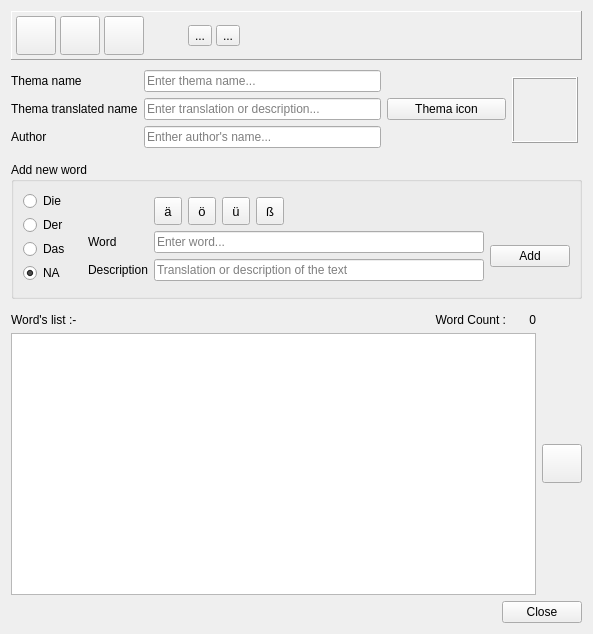
<?xml version="1.0" encoding="UTF-8"?>
<ui version="4.0">
 <class>ThemaBuilder_C</class>
 <widget class="QWidget" name="ThemaBuilder_C">
  <property name="geometry">
   <rect>
    <x>0</x>
    <y>0</y>
    <width>593</width>
    <height>634</height>
   </rect>
  </property>
  <property name="minimumSize">
   <size>
    <width>0</width>
    <height>0</height>
   </size>
  </property>
  <property name="windowTitle">
   <string>Thema builder</string>
  </property>
  <layout class="QGridLayout" name="gridLayout">
   <item row="6" column="0" colspan="6">
    <widget class="QGroupBox" name="groupBox">
     <property name="minimumSize">
      <size>
       <width>0</width>
       <height>0</height>
      </size>
     </property>
     <property name="title">
      <string>Add new word</string>
     </property>
     <layout class="QGridLayout" name="gridLayout_2">
      <item row="0" column="0" rowspan="5">
       <layout class="QVBoxLayout" name="verticalLayout">
        <property name="spacing">
         <number>4</number>
        </property>
        <property name="rightMargin">
         <number>12</number>
        </property>
        <item>
         <widget class="QRadioButton" name="_die_radio">
          <property name="text">
           <string>Die</string>
          </property>
         </widget>
        </item>
        <item>
         <widget class="QRadioButton" name="_der_radio">
          <property name="text">
           <string>Der</string>
          </property>
         </widget>
        </item>
        <item>
         <widget class="QRadioButton" name="_das_radio">
          <property name="text">
           <string>Das</string>
          </property>
         </widget>
        </item>
        <item>
         <widget class="QRadioButton" name="_na_radio">
          <property name="text">
           <string>NA</string>
          </property>
          <property name="checked">
           <bool>true</bool>
          </property>
         </widget>
        </item>
       </layout>
      </item>
      <item row="1" column="2">
       <widget class="QToolButton" name="_a_umlaut_btn">
        <property name="minimumSize">
         <size>
          <width>28</width>
          <height>28</height>
         </size>
        </property>
        <property name="font">
         <font>
          <pointsize>10</pointsize>
         </font>
        </property>
        <property name="toolTip">
         <string>Insert ä - shortcut is &lt;b&gt;Alt + a&lt;/b&gt; or &lt;b&gt;Alt + Shift + a&lt;/b&gt; </string>
        </property>
        <property name="text">
         <string>ä</string>
        </property>
        <property name="iconSize">
         <size>
          <width>16</width>
          <height>16</height>
         </size>
        </property>
       </widget>
      </item>
      <item row="1" column="5">
       <widget class="QToolButton" name="_eszett_btn">
        <property name="minimumSize">
         <size>
          <width>28</width>
          <height>28</height>
         </size>
        </property>
        <property name="font">
         <font>
          <pointsize>10</pointsize>
         </font>
        </property>
        <property name="toolTip">
         <string>Insert ß</string>
        </property>
        <property name="text">
         <string>ß</string>
        </property>
       </widget>
      </item>
      <item row="2" column="1">
       <widget class="QLabel" name="label_5">
        <property name="text">
         <string>Word</string>
        </property>
       </widget>
      </item>
      <item row="1" column="3">
       <widget class="QToolButton" name="_o_umlaut_btn">
        <property name="minimumSize">
         <size>
          <width>28</width>
          <height>28</height>
         </size>
        </property>
        <property name="font">
         <font>
          <pointsize>10</pointsize>
         </font>
        </property>
        <property name="toolTip">
         <string>Insert ö - shortcut is &lt;b&gt;Alt + o&lt;/b&gt; or &lt;b&gt;Alt + Shift + o&lt;/b&gt; </string>
        </property>
        <property name="text">
         <string>ö</string>
        </property>
       </widget>
      </item>
      <item row="1" column="4">
       <widget class="QToolButton" name="_u_umlaut_btn">
        <property name="minimumSize">
         <size>
          <width>28</width>
          <height>28</height>
         </size>
        </property>
        <property name="font">
         <font>
          <pointsize>10</pointsize>
         </font>
        </property>
        <property name="toolTip">
         <string>Insert ü - shortcut is &lt;b&gt;Alt + o&lt;/b&gt; or &lt;b&gt;Alt + Shift + o&lt;/b&gt; </string>
        </property>
        <property name="text">
         <string>ü</string>
        </property>
       </widget>
      </item>
      <item row="2" column="2" colspan="5">
       <widget class="QLineEdit" name="_word_edit">
        <property name="placeholderText">
         <string>Enter word...</string>
        </property>
       </widget>
      </item>
      <item row="1" column="6">
       <spacer name="horizontalSpacer_2">
        <property name="orientation">
         <enum>Qt::Horizontal</enum>
        </property>
        <property name="sizeHint" stdset="0">
         <size>
          <width>40</width>
          <height>20</height>
         </size>
        </property>
       </spacer>
      </item>
      <item row="3" column="1">
       <widget class="QLabel" name="label_6">
        <property name="text">
         <string>Description</string>
        </property>
       </widget>
      </item>
      <item row="3" column="2" colspan="5">
       <widget class="QLineEdit" name="_desc_edit">
        <property name="placeholderText">
         <string>Translation or description of the text</string>
        </property>
       </widget>
      </item>
      <item row="2" column="7" rowspan="2">
       <widget class="QPushButton" name="_add_btn">
        <property name="toolTip">
         <string>Add word to thema.</string>
        </property>
        <property name="text">
         <string>Add</string>
        </property>
       </widget>
      </item>
     </layout>
    </widget>
   </item>
   <item row="0" column="0" colspan="6">
    <widget class="QFrame" name="frame">
     <property name="minimumSize">
      <size>
       <width>0</width>
       <height>0</height>
      </size>
     </property>
     <property name="frameShape">
      <enum>QFrame::Panel</enum>
     </property>
     <property name="frameShadow">
      <enum>QFrame::Raised</enum>
     </property>
     <layout class="QHBoxLayout" name="horizontalLayout_2">
      <property name="spacing">
       <number>4</number>
      </property>
      <property name="leftMargin">
       <number>4</number>
      </property>
      <property name="topMargin">
       <number>4</number>
      </property>
      <property name="rightMargin">
       <number>4</number>
      </property>
      <property name="bottomMargin">
       <number>4</number>
      </property>
      <item>
       <widget class="QToolButton" name="_new_btn">
        <property name="minimumSize">
         <size>
          <width>0</width>
          <height>0</height>
         </size>
        </property>
        <property name="toolTip">
         <string>New thema file.</string>
        </property>
        <property name="text">
         <string/>
        </property>
        <property name="icon">
         <iconset resource="resources.qrc">
          <normaloff>:/res/resources/new_file.png</normaloff>:/res/resources/new_file.png</iconset>
        </property>
        <property name="iconSize">
         <size>
          <width>32</width>
          <height>32</height>
         </size>
        </property>
       </widget>
      </item>
      <item>
       <widget class="QToolButton" name="_open_btn">
        <property name="minimumSize">
         <size>
          <width>0</width>
          <height>0</height>
         </size>
        </property>
        <property name="toolTip">
         <string>Open thema file.</string>
        </property>
        <property name="text">
         <string/>
        </property>
        <property name="icon">
         <iconset resource="resources.qrc">
          <normaloff>:/res/resources/open.png</normaloff>:/res/resources/open.png</iconset>
        </property>
        <property name="iconSize">
         <size>
          <width>32</width>
          <height>32</height>
         </size>
        </property>
       </widget>
      </item>
      <item>
       <widget class="QToolButton" name="_save_btn">
        <property name="minimumSize">
         <size>
          <width>0</width>
          <height>0</height>
         </size>
        </property>
        <property name="toolTip">
         <string>Save thema.</string>
        </property>
        <property name="text">
         <string/>
        </property>
        <property name="icon">
         <iconset resource="resources.qrc">
          <normaloff>:/res/resources/save.png</normaloff>:/res/resources/save.png</iconset>
        </property>
        <property name="iconSize">
         <size>
          <width>32</width>
          <height>32</height>
         </size>
        </property>
       </widget>
      </item>
      <item>
       <spacer name="horizontalSpacer_3">
        <property name="orientation">
         <enum>Qt::Horizontal</enum>
        </property>
        <property name="sizeType">
         <enum>QSizePolicy::Fixed</enum>
        </property>
        <property name="sizeHint" stdset="0">
         <size>
          <width>40</width>
          <height>20</height>
         </size>
        </property>
       </spacer>
      </item>
      <item>
       <widget class="QToolButton" name="_import_data_btn">
        <property name="toolTip">
         <string>Import csv</string>
        </property>
        <property name="text">
         <string>...</string>
        </property>
        <property name="icon">
         <iconset resource="resources.qrc">
          <normaloff>:/res/resources/import.png</normaloff>:/res/resources/import.png</iconset>
        </property>
        <property name="iconSize">
         <size>
          <width>32</width>
          <height>32</height>
         </size>
        </property>
       </widget>
      </item>
      <item>
       <widget class="QToolButton" name="_export_data_btn">
        <property name="toolTip">
         <string>Export csv</string>
        </property>
        <property name="text">
         <string>...</string>
        </property>
        <property name="icon">
         <iconset resource="resources.qrc">
          <normaloff>:/res/resources/export.png</normaloff>:/res/resources/export.png</iconset>
        </property>
        <property name="iconSize">
         <size>
          <width>32</width>
          <height>32</height>
         </size>
        </property>
       </widget>
      </item>
      <item>
       <spacer name="horizontalSpacer">
        <property name="orientation">
         <enum>Qt::Horizontal</enum>
        </property>
        <property name="sizeHint" stdset="0">
         <size>
          <width>40</width>
          <height>20</height>
         </size>
        </property>
       </spacer>
      </item>
     </layout>
    </widget>
   </item>
   <item row="8" column="4">
    <widget class="QLabel" name="_word_count_lbl">
     <property name="maximumSize">
      <size>
       <width>24</width>
       <height>16777215</height>
      </size>
     </property>
     <property name="text">
      <string>0</string>
     </property>
     <property name="alignment">
      <set>Qt::AlignRight|Qt::AlignTrailing|Qt::AlignVCenter</set>
     </property>
    </widget>
   </item>
   <item row="2" column="4" rowspan="3" colspan="2">
    <widget class="QLabel" name="_icon_lbl">
     <property name="minimumSize">
      <size>
       <width>66</width>
       <height>66</height>
      </size>
     </property>
     <property name="maximumSize">
      <size>
       <width>64</width>
       <height>64</height>
      </size>
     </property>
     <property name="frameShape">
      <enum>QFrame::Box</enum>
     </property>
     <property name="frameShadow">
      <enum>QFrame::Raised</enum>
     </property>
     <property name="lineWidth">
      <number>1</number>
     </property>
     <property name="text">
      <string/>
     </property>
     <property name="pixmap">
      <pixmap resource="resources.qrc">:/res/resources/thema_generic.png</pixmap>
     </property>
    </widget>
   </item>
   <item row="4" column="1" colspan="2">
    <widget class="QLineEdit" name="_author_name_edit">
     <property name="placeholderText">
      <string>Enther author's name...</string>
     </property>
    </widget>
   </item>
   <item row="2" column="1" colspan="2">
    <widget class="QLineEdit" name="_thema_name_edit">
     <property name="placeholderText">
      <string>Enter thema name...</string>
     </property>
    </widget>
   </item>
   <item row="3" column="1" colspan="2">
    <widget class="QLineEdit" name="_thema_tr_name_edit">
     <property name="placeholderText">
      <string>Enter translation or description...</string>
     </property>
    </widget>
   </item>
   <item row="9" column="0" colspan="5">
    <widget class="QListWidget" name="_word_list">
     <property name="alternatingRowColors">
      <bool>true</bool>
     </property>
     <property name="selectionMode">
      <enum>QAbstractItemView::ExtendedSelection</enum>
     </property>
     <property name="uniformItemSizes">
      <bool>true</bool>
     </property>
    </widget>
   </item>
   <item row="8" column="3">
    <widget class="QLabel" name="label_8">
     <property name="text">
      <string>Word Count :</string>
     </property>
     <property name="alignment">
      <set>Qt::AlignRight|Qt::AlignTrailing|Qt::AlignVCenter</set>
     </property>
    </widget>
   </item>
   <item row="4" column="0">
    <widget class="QLabel" name="label_3">
     <property name="sizePolicy">
      <sizepolicy hsizetype="Maximum" vsizetype="Preferred">
       <horstretch>0</horstretch>
       <verstretch>0</verstretch>
      </sizepolicy>
     </property>
     <property name="text">
      <string>Author</string>
     </property>
    </widget>
   </item>
   <item row="7" column="0" colspan="6">
    <spacer name="verticalSpacer">
     <property name="orientation">
      <enum>Qt::Vertical</enum>
     </property>
     <property name="sizeType">
      <enum>QSizePolicy::Fixed</enum>
     </property>
     <property name="sizeHint" stdset="0">
      <size>
       <width>20</width>
       <height>8</height>
      </size>
     </property>
    </spacer>
   </item>
   <item row="10" column="0" colspan="6">
    <widget class="QDialogButtonBox" name="_btn_box">
     <property name="standardButtons">
      <set>QDialogButtonBox::Close</set>
     </property>
    </widget>
   </item>
   <item row="9" column="5">
    <widget class="QToolButton" name="_delete_btn">
     <property name="toolTip">
      <string>Delete selected words.</string>
     </property>
     <property name="icon">
      <iconset resource="resources.qrc">
       <normaloff>:/res/resources/delete.png</normaloff>:/res/resources/delete.png</iconset>
     </property>
     <property name="iconSize">
      <size>
       <width>32</width>
       <height>32</height>
      </size>
     </property>
    </widget>
   </item>
   <item row="8" column="0" colspan="3">
    <widget class="QLabel" name="label_4">
     <property name="text">
      <string>Word's list :-</string>
     </property>
    </widget>
   </item>
   <item row="5" column="0" colspan="3">
    <spacer name="verticalSpacer_2">
     <property name="orientation">
      <enum>Qt::Vertical</enum>
     </property>
     <property name="sizeType">
      <enum>QSizePolicy::Fixed</enum>
     </property>
     <property name="sizeHint" stdset="0">
      <size>
       <width>20</width>
       <height>8</height>
      </size>
     </property>
    </spacer>
   </item>
   <item row="2" column="0">
    <widget class="QLabel" name="label">
     <property name="sizePolicy">
      <sizepolicy hsizetype="Maximum" vsizetype="Preferred">
       <horstretch>0</horstretch>
       <verstretch>0</verstretch>
      </sizepolicy>
     </property>
     <property name="text">
      <string>Thema name</string>
     </property>
    </widget>
   </item>
   <item row="3" column="0">
    <widget class="QLabel" name="label_2">
     <property name="sizePolicy">
      <sizepolicy hsizetype="Maximum" vsizetype="Preferred">
       <horstretch>0</horstretch>
       <verstretch>0</verstretch>
      </sizepolicy>
     </property>
     <property name="text">
      <string>Thema translated name</string>
     </property>
    </widget>
   </item>
   <item row="1" column="0" colspan="6">
    <spacer name="verticalSpacer_3">
     <property name="orientation">
      <enum>Qt::Vertical</enum>
     </property>
     <property name="sizeType">
      <enum>QSizePolicy::Fixed</enum>
     </property>
     <property name="sizeHint" stdset="0">
      <size>
       <width>0</width>
       <height>4</height>
      </size>
     </property>
    </spacer>
   </item>
   <item row="3" column="3">
    <widget class="QPushButton" name="_icon_btn">
     <property name="text">
      <string>Thema icon</string>
     </property>
    </widget>
   </item>
  </layout>
 </widget>
 <tabstops>
  <tabstop>_open_btn</tabstop>
  <tabstop>_save_btn</tabstop>
  <tabstop>_thema_name_edit</tabstop>
  <tabstop>_thema_tr_name_edit</tabstop>
  <tabstop>_die_radio</tabstop>
  <tabstop>_der_radio</tabstop>
  <tabstop>_das_radio</tabstop>
  <tabstop>_na_radio</tabstop>
  <tabstop>_a_umlaut_btn</tabstop>
  <tabstop>_o_umlaut_btn</tabstop>
  <tabstop>_u_umlaut_btn</tabstop>
  <tabstop>_eszett_btn</tabstop>
  <tabstop>_word_edit</tabstop>
  <tabstop>_add_btn</tabstop>
  <tabstop>_word_list</tabstop>
  <tabstop>_delete_btn</tabstop>
  <tabstop>_btn_box</tabstop>
 </tabstops>
 <resources>
  <include location="resources.qrc"/>
 </resources>
 <connections/>
</ui>
